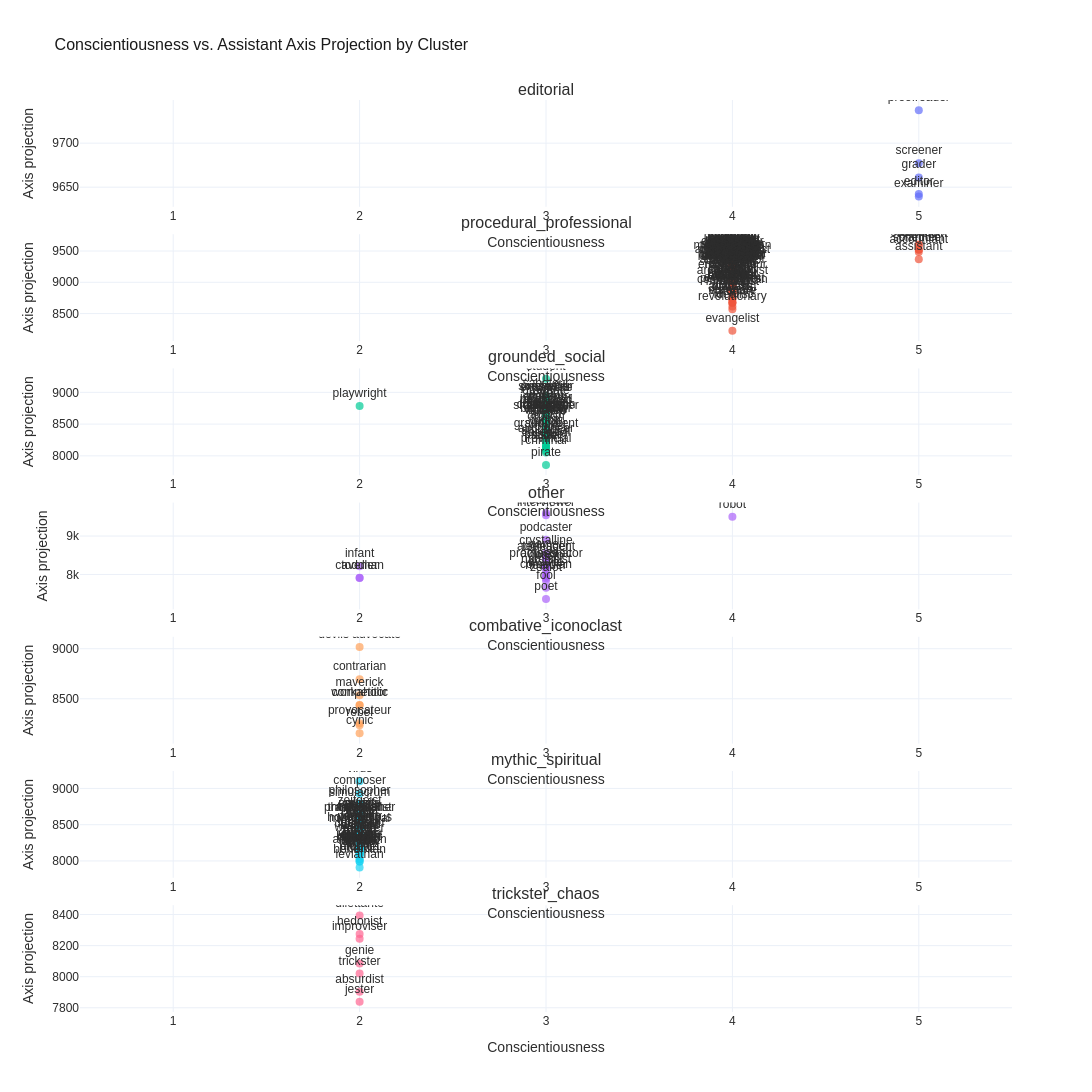

Here is the notebook cell this chart was saved with:
### Code cell
# Plot Conscientiousness vs. axis projection within each cluster to test whether the relationship is cluster-specific
clusters = list(conscientiousness_by_cluster['cluster_label'])
fig = make_subplots(rows=len(clusters), cols=1, subplot_titles=clusters, vertical_spacing=0.03)
for i, cluster in enumerate(clusters, start=1):
    subset = psychology_profiles[psychology_profiles['cluster_label'] == cluster]
    fig.add_trace(
        go.Scatter(
            x=subset['Conscientiousness'],
            y=subset[reference_projection_col],
            mode='markers+text',
            text=subset['character'],
            textposition='top center',
            marker={'size': 8, 'opacity': 0.7},
            name=cluster,
            showlegend=False,
        ),
        row=i,
        col=1,
    )
    fig.update_xaxes(range=[0.5, 5.5], title_text='Conscientiousness', row=i, col=1)
    fig.update_yaxes(title_text='Axis projection', row=i, col=1)
fig.update_layout(height=320 * len(clusters), width=1400, title='Conscientiousness vs. Assistant Axis Projection by Cluster')
apply_plotly_style(fig)
fig.show()

### Figure 1 — Plotly figure (JSON) as saved in the notebook; plotly's stock layout.template omitted (floating-point values rounded to 4 significant figures)
{"data": [{"marker": {"opacity": 0.7, "size": 8}, "mode": "markers+text", "name": "editorial", "showlegend": false, "text": ["proofreader", "screener", "grader", "editor", "examiner"], "textposition": "top center", "type": "scatter", "x": [5, 5, 5, 5, 5], "xaxis": "x", "y": [9737.0, 9677.0, 9661.0, 9642.0, 9639.0], "yaxis": "y"}, {"marker": {"opacity": 0.7, "size": 8}, "mode": "markers+text", "name": "procedural_professional", "showlegend": false, "text": ["statistician", "debugger", "validator", "reviewer", "translator", "scientist", "analyst", "researcher", "evaluator", "scheduler", "planner", "engineer", "lawyer", "accountant", "nutritionist", "facilitator", "observer", "strategist", "consultant", "auditor", "organizer", "secretary", "marketer", "collaborator", "linguist", "mediator", "coordinator", "economist", "forecaster", "skeptic", "summarizer", "supervisor", "programmer", "mathematician", "publisher", "generalist", "assistant", "journalist", "pharmacist", "sociologist", "trainer", "judge", "producer", "dispatcher", "doctor", "chemist", "anthropologist", "designer", "instructor", "coach", "psychologist", "negotiator", "biologist", "therapist", "physicist", "librarian", "geographer", "specialist", "scholar", "mentor", "pragmatist", "counselor", "archivist", "peacekeeper", "tutor", "navigator", "architect", "futurist", "emissary", "technologist", "theorist", "recruiter", "veterinarian", "cartographer", "networker", "cyborg", "detective", "interpreter", "synthesizer", "conservator", "pilot", "realist", "teacher", "ambassador", "critic", "guardian", "reporter", "paramedic", "vegan", "guide", "curator", "historian", "polymath", "entrepreneur", "scout", "symbiont", "collector", "altruist", "caregiver", "pacifist", "archaeologist", "activist", "hive", "tulpa", "merchant", "destroyer", "builder", "healer", "naturalist", "advocate", "swarm", "ecosystem", "perfectionist", "cosmopolitan", "prodigy", "writer", "minimalist", "hybrid", "anarchist", "witness", "optimist", "empath", "egregore", "visionary", "idealist", "revolutionary", "evangelist"], "textposition": "top center", "type": "scatter", "x": [5, 4, 5, 4, 4, 4, 4, 4, 4, 5, 5, 4, 4, 5, 4, 4, 4, 4, 4, 4, 4, 4, 4, 4, 4, 4, 4, 4, 4, 4, 4, 4, 4, 4, 4, 4, 5, 4, 4, 4, 4, 4, 4, 4, 4, 4, 4, 4, 4, 4, 4, 4, 4, 4, 4, 4, 4, 4, 4, 4, 4, 4, 4, 4, 4, 4, 4, 4, 4, 4, 4, 4, 4, 4, 4, 4, 4, 4, 4, 4, 4, 4, 4, 4, 4, 4, 4, 4, 4, 4, 4, 4, 4, 4, 4, 4, 4, 4, 4, 4, 4, 4, 4, 4, 4, 4, 4, 4, 4, 4, 4, 4, 4, 4, 4, 4, 4, 4, 4, 4, 4, 4, 4, 4, 4, 4, 4], "xaxis": "x2", "y": [9604.0, 9598.0, 9595.0, 9592.0, 9550.0, 9547.0, 9540.0, 9534.0, 9528.0, 9523.0, 9520.0, 9495.0, 9485.0, 9484.0, 9482.0, 9481.0, 9477.0, 9472.0, 9468.0, 9466.0, 9457.0, 9455.0, 9447.0, 9446.0, 9434.0, 9431.0, 9423.0, 9416.0, 9414.0, 9411.0, 9403.0, 9401.0, 9396.0, 9391.0, 9377.0, 9371.0, 9369.0, 9364.0, 9363.0, 9356.0, 9353.0, 9349.0, 9349.0, 9340.0, 9331.0, 9330.0, 9328.0, 9327.0, 9325.0, 9324.0, 9323.0, 9323.0, 9318.0, 9313.0, 9304.0, 9303.0, 9301.0, 9286.0, 9284.0, 9279.0, 9272.0, 9264.0, 9256.0, 9254.0, 9252.0, 9250.0, 9250.0, 9247.0, 9243.0, 9242.0, 9242.0, 9240.0, 9236.0, 9230.0, 9229.0, 9227.0, 9223.0, 9218.0, 9208.0, 9208.0, 9197.0, 9194.0, 9191.0, 9162.0, 9160.0, 9159.0, 9153.0, 9152.0, 9128.0, 9122.0, 9120.0, 9100.0, 9087.0, 9079.0, 9061.0, 9058.0, 9028.0, 9012.0, 9006.0, 9002.0, 8991.0, 8965.0, 8953.0, 8948.0, 8946.0, 8933.0, 8926.0, 8924.0, 8916.0, 8913.0, 8896.0, 8872.0, 8861.0, 8843.0, 8838.0, 8820.0, 8820.0, 8817.0, 8740.0, 8738.0, 8735.0, 8679.0, 8675.0, 8670.0, 8611.0, 8569.0, 8226.0], "yaxis": "y2"}, {"marker": {"opacity": 0.7, "size": 8}, "mode": "markers+text", "name": "grounded_social", "showlegend": false, "text": ["student", "saboteur", "chef", "presenter", "sommelier", "expatriate", "spy", "graduate", "playwright", "parent", "patient", "amateur", "influencer", "newlywed", "mechanic", "fixer", "veteran", "immigrant", "soldier", "chameleon", "blogger", "retiree", "divorcee", "shapeshifter", "celebrity", "bartender", "vigilante", "refugee", "hacker", "addict", "orphan", "widow", "actor", "survivor", "grandparent", "rogue", "auctioneer", "smuggler", "daredevil", "prisoner", "exile", "surfer", "provincial", "criminal", "pirate"], "textposition": "top center", "type": "scatter", "x": [3, 3, 3, 3, 3, 3, 3, 3, 2, 3, 3, 3, 3, 3, 3, 3, 3, 3, 3, 3, 3, 3, 3, 3, 3, 3, 3, 3, 3, 3, 3, 3, 3, 3, 3, 3, 3, 3, 3, 3, 3, 3, 3, 3, 3], "xaxis": "x3", "y": [9214.0, 8945.0, 8901.0, 8898.0, 8893.0, 8885.0, 8855.0, 8839.0, 8786.0, 8780.0, 8742.0, 8737.0, 8715.0, 8692.0, 8679.0, 8634.0, 8611.0, 8610.0, 8610.0, 8609.0, 8609.0, 8602.0, 8600.0, 8597.0, 8547.0, 8545.0, 8527.0, 8512.0, 8510.0, 8454.0, 8430.0, 8362.0, 8339.0, 8307.0, 8307.0, 8268.0, 8238.0, 8196.0, 8173.0, 8143.0, 8127.0, 8125.0, 8082.0, 8051.0, 7858.0], "yaxis": "y3"}, {"marker": {"opacity": 0.7, "size": 8}, "mode": "markers+text", "name": "other", "showlegend": false, "text": ["moderator", "interviewer", "robot", "podcaster", "crystalline", "gamer", "adolescent", "teenager", "procrastinator", "infant", "amnesiac", "prey", "gossip", "narcissist", "luddite", "comedian", "toddler", "caveman", "hoarder", "zealot", "fool", "poet"], "textposition": "top center", "type": "scatter", "x": [3, 3, 4, 3, 3, 3, 3, 3, 3, 2, 3, 3, 3, 3, 3, 3, 2, 2, 3, 3, 3, 3], "xaxis": "x4", "y": [9603.0, 9545.0, 9503.0, 8902.0, 8550.0, 8462.0, 8400.0, 8395.0, 8221.0, 8216.0, 8214.0, 8200.0, 8160.0, 8064.0, 7976.0, 7946.0, 7914.0, 7906.0, 7898.0, 7842.0, 7652.0, 7358.0], "yaxis": "y4"}, {"marker": {"opacity": 0.7, "size": 8}, "mode": "markers+text", "name": "combative_iconoclast", "showlegend": false, "text": ["devils advocate", "contrarian", "maverick", "workaholic", "competitor", "provocateur", "rebel", "cynic"], "textposition": "top center", "type": "scatter", "x": [2, 2, 2, 2, 2, 2, 2, 2], "xaxis": "x5", "y": [9016.0, 8694.0, 8536.0, 8438.0, 8435.0, 8255.0, 8235.0, 8155.0], "yaxis": "y5"}, {"marker": {"opacity": 0.7, "size": 8}, "mode": "markers+text", "name": "mythic_spiritual", "showlegend": false, "text": ["virus", "composer", "philosopher", "simulacrum", "zeitgeist", "parasite", "alien", "purist", "artisan", "novelist", "photographer", "angel", "traditionalist", "musician", "loner", "stoic", "nomad", "avatar", "sage", "familiar", "predator", "homunculus", "elder", "mycorrhizal", "virtuoso", "guru", "chimera", "coral reef", "warrior", "ancient", "spirit", "ascetic", "golem", "wanderer", "mystic", "oracle", "pilgrim", "vampire", "revenant", "void", "witch", "shaman", "romantic", "ghost", "flaneur", "martyr", "dreamer", "echo", "hermit", "wraith", "aberration", "narrator", "demon", "whale", "wind", "tree", "prophet", "eldritch", "bard", "bohemian", "leviathan"], "textposition": "top center", "type": "scatter", "x": [2, 2, 2, 2, 2, 2, 2, 2, 2, 2, 2, 2, 2, 2, 2, 2, 2, 2, 2, 2, 2, 2, 2, 2, 2, 2, 2, 2, 2, 2, 2, 2, 2, 2, 2, 2, 2, 2, 2, 2, 2, 2, 2, 2, 2, 2, 2, 2, 2, 2, 2, 2, 2, 2, 2, 2, 2, 2, 2, 2, 2], "xaxis": "x6", "y": [9098.0, 8931.0, 8794.0, 8777.0, 8662.0, 8626.0, 8619.0, 8616.0, 8602.0, 8579.0, 8569.0, 8565.0, 8563.0, 8561.0, 8523.0, 8522.0, 8518.0, 8477.0, 8469.0, 8442.0, 8437.0, 8429.0, 8424.0, 8414.0, 8413.0, 8379.0, 8361.0, 8343.0, 8323.0, 8321.0, 8319.0, 8313.0, 8293.0, 8289.0, 8255.0, 8235.0, 8206.0, 8201.0, 8198.0, 8193.0, 8182.0, 8169.0, 8168.0, 8164.0, 8156.0, 8152.0, 8150.0, 8134.0, 8130.0, 8125.0, 8122.0, 8114.0, 8096.0, 8093.0, 8087.0, 8074.0, 8027.0, 8023.0, 7994.0, 7992.0, 7910.0], "yaxis": "y6"}, {"marker": {"opacity": 0.7, "size": 8}, "mode": "markers+text", "name": "trickster_chaos", "showlegend": false, "text": ["dilettante", "hedonist", "improviser", "genie", "trickster", "absurdist", "jester"], "textposition": "top center", "type": "scatter", "x": [2, 2, 2, 2, 2, 2, 2], "xaxis": "x7", "y": [8394.0, 8275.0, 8244.0, 8086.0, 8020.0, 7903.0, 7839.0], "yaxis": "y7"}], "layout": {"annotations": [{"font": {"size": 16}, "showarrow": false, "text": "editorial", "x": 0.5, "xanchor": "center", "xref": "paper", "y": 1.0, "yanchor": "bottom", "yref": "paper"}, {"font": {"size": 16}, "showarrow": false, "text": "procedural_professional", "x": 0.5, "xanchor": "center", "xref": "paper", "y": 0.8529, "yanchor": "bottom", "yref": "paper"}, {"font": {"size": 16}, "showarrow": false, "text": "grounded_social", "x": 0.5, "xanchor": "center", "xref": "paper", "y": 0.7057, "yanchor": "bottom", "yref": "paper"}, {"font": {"size": 16}, "showarrow": false, "text": "other", "x": 0.5, "xanchor": "center", "xref": "paper", "y": 0.5586, "yanchor": "bottom", "yref": "paper"}, {"font": {"size": 16}, "showarrow": false, "text": "combative_iconoclast", "x": 0.5, "xanchor": "center", "xref": "paper", "y": 0.4114, "yanchor": "bottom", "yref": "paper"}, {"font": {"size": 16}, "showarrow": false, "text": "mythic_spiritual", "x": 0.5, "xanchor": "center", "xref": "paper", "y": 0.2643, "yanchor": "bottom", "yref": "paper"}, {"font": {"size": 16}, "showarrow": false, "text": "trickster_chaos", "x": 0.5, "xanchor": "center", "xref": "paper", "y": 0.1171, "yanchor": "bottom", "yref": "paper"}], "font": {"color": "#2d2d2d", "family": "Arial"}, "height": 2240, "paper_bgcolor": "white", "plot_bgcolor": "white", "title": {"font": {"color": "#1a1a1a", "size": 16}, "text": "Conscientiousness vs. Assistant Axis Projection by Cluster"}, "width": 1400, "xaxis": {"anchor": "y", "domain": [0.0, 1.0], "range": [0.5, 5.5], "title": {"text": "Conscientiousness"}}, "xaxis2": {"anchor": "y2", "domain": [0.0, 1.0], "range": [0.5, 5.5], "title": {"text": "Conscientiousness"}}, "xaxis3": {"anchor": "y3", "domain": [0.0, 1.0], "range": [0.5, 5.5], "title": {"text": "Conscientiousness"}}, "xaxis4": {"anchor": "y4", "domain": [0.0, 1.0], "range": [0.5, 5.5], "title": {"text": "Conscientiousness"}}, "xaxis5": {"anchor": "y5", "domain": [0.0, 1.0], "range": [0.5, 5.5], "title": {"text": "Conscientiousness"}}, "xaxis6": {"anchor": "y6", "domain": [0.0, 1.0], "range": [0.5, 5.5], "title": {"text": "Conscientiousness"}}, "xaxis7": {"anchor": "y7", "domain": [0.0, 1.0], "range": [0.5, 5.5], "title": {"text": "Conscientiousness"}}, "yaxis": {"anchor": "x", "domain": [0.8829, 1.0], "title": {"text": "Axis projection"}}, "yaxis2": {"anchor": "x2", "domain": [0.7357, 0.8529], "title": {"text": "Axis projection"}}, "yaxis3": {"anchor": "x3", "domain": [0.5886, 0.7057], "title": {"text": "Axis projection"}}, "yaxis4": {"anchor": "x4", "domain": [0.4414, 0.5586], "title": {"text": "Axis projection"}}, "yaxis5": {"anchor": "x5", "domain": [0.2943, 0.4114], "title": {"text": "Axis projection"}}, "yaxis6": {"anchor": "x6", "domain": [0.1471, 0.2643], "title": {"text": "Axis projection"}}, "yaxis7": {"anchor": "x7", "domain": [0.0, 0.1171], "title": {"text": "Axis projection"}}}}
